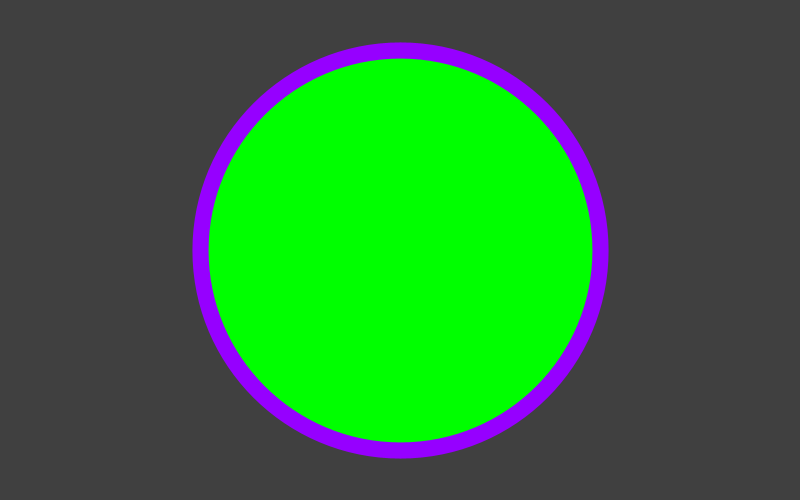
Frame 1 (no input)
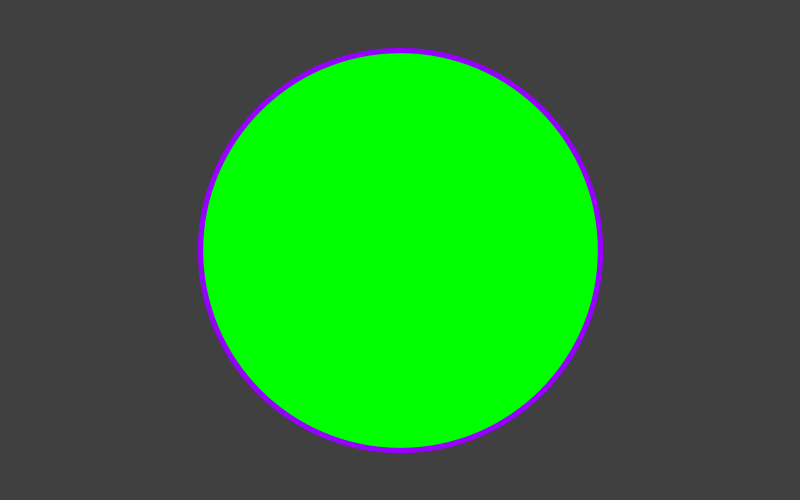
Frame 60 (the mouse pressed at the canvas centre just before this capture)
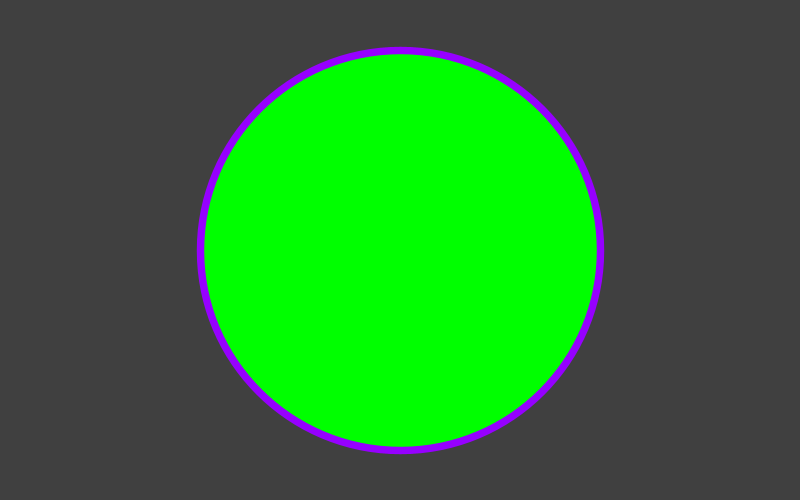
Frame 120 (the mouse held since frame 60 and released just before this capture)

The Processing sketch that drew these frames (run headless with seeded random() and noise(); from frame 60 on, the mouse is pressed at the canvas centre):

// Processing sketch: OrbitDemo
// ── OrbitDemo.pde


void setup(){
 size(800, 500);  
 stroke(150, 0, 255);
}


void draw(){
 background(64);
 
 float time = millis()/1000.0;
 
 // -1 to 1 (2)
 // 2 to 20 (18)
 float t = sin(time * 2) * 9 + 11;// -9 to 9
 
 strokeWeight(t);
 fill(0, 255, 0);
 ellipse(width/2, height/2, 400, 400);
  
}
